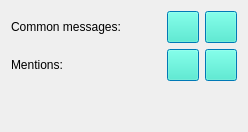
                <widget class="QWidget" name="tab_2">
                 <attribute name="title">
                  <string>Colors</string>
                 </attribute>
                 <layout class="QGridLayout" name="gridLayout_8">
                  <item row="0" column="0">
                   <layout class="QVBoxLayout" name="verticalLayout_6">
                    <item>
                     <layout class="QHBoxLayout" name="horizontalLayout_13">
                      <item>
                       <widget class="QLabel" name="label_10">
                        <property name="text">
                         <string>Common messages:</string>
                        </property>
                       </widget>
                      </item>
                      <item>
                       <spacer name="horizontalSpacer_2">
                        <property name="orientation">
                         <enum>Qt::Horizontal</enum>
                        </property>
                        <property name="sizeHint" stdset="0">
                         <size>
                          <width>40</width>
                          <height>20</height>
                         </size>
                        </property>
                       </spacer>
                      </item>
                      <item>
                       <widget class="QPushButton" name="commonMessagesOddColorPushButton">
                        <property name="sizePolicy">
                         <sizepolicy hsizetype="Fixed" vsizetype="Fixed">
                          <horstretch>0</horstretch>
                          <verstretch>0</verstretch>
                         </sizepolicy>
                        </property>
                        <property name="minimumSize">
                         <size>
                          <width>32</width>
                          <height>32</height>
                         </size>
                        </property>
                        <property name="maximumSize">
                         <size>
                          <width>32</width>
                          <height>32</height>
                         </size>
                        </property>
                        <property name="palette">
                         <palette>
                          <active>
                           <colorrole role="Button">
                            <brush brushstyle="SolidPattern">
                             <color alpha="255">
                              <red>52</red>
                              <green>232</green>
                              <blue>202</blue>
                             </color>
                            </brush>
                           </colorrole>
                           <colorrole role="Base">
                            <brush brushstyle="SolidPattern">
                             <color alpha="255">
                              <red>255</red>
                              <green>255</green>
                              <blue>255</blue>
                             </color>
                            </brush>
                           </colorrole>
                           <colorrole role="Window">
                            <brush brushstyle="SolidPattern">
                             <color alpha="255">
                              <red>0</red>
                              <green>170</green>
                              <blue>255</blue>
                             </color>
                            </brush>
                           </colorrole>
                          </active>
                          <inactive>
                           <colorrole role="Button">
                            <brush brushstyle="SolidPattern">
                             <color alpha="255">
                              <red>52</red>
                              <green>232</green>
                              <blue>202</blue>
                             </color>
                            </brush>
                           </colorrole>
                           <colorrole role="Base">
                            <brush brushstyle="SolidPattern">
                             <color alpha="255">
                              <red>255</red>
                              <green>255</green>
                              <blue>255</blue>
                             </color>
                            </brush>
                           </colorrole>
                           <colorrole role="Window">
                            <brush brushstyle="SolidPattern">
                             <color alpha="255">
                              <red>0</red>
                              <green>170</green>
                              <blue>255</blue>
                             </color>
                            </brush>
                           </colorrole>
                          </inactive>
                          <disabled>
                           <colorrole role="Button">
                            <brush brushstyle="SolidPattern">
                             <color alpha="255">
                              <red>52</red>
                              <green>232</green>
                              <blue>202</blue>
                             </color>
                            </brush>
                           </colorrole>
                           <colorrole role="Base">
                            <brush brushstyle="SolidPattern">
                             <color alpha="255">
                              <red>0</red>
                              <green>170</green>
                              <blue>255</blue>
                             </color>
                            </brush>
                           </colorrole>
                           <colorrole role="Window">
                            <brush brushstyle="SolidPattern">
                             <color alpha="255">
                              <red>0</red>
                              <green>170</green>
                              <blue>255</blue>
                             </color>
                            </brush>
                           </colorrole>
                          </disabled>
                         </palette>
                        </property>
                        <property name="text">
                         <string/>
                        </property>
                       </widget>
                      </item>
                      <item>
                       <widget class="QPushButton" name="commonMessagesEvenColorPushButton">
                        <property name="sizePolicy">
                         <sizepolicy hsizetype="Fixed" vsizetype="Fixed">
                          <horstretch>0</horstretch>
                          <verstretch>0</verstretch>
                         </sizepolicy>
                        </property>
                        <property name="minimumSize">
                         <size>
                          <width>32</width>
                          <height>32</height>
                         </size>
                        </property>
                        <property name="maximumSize">
                         <size>
                          <width>32</width>
                          <height>32</height>
                         </size>
                        </property>
                        <property name="palette">
                         <palette>
                          <active>
                           <colorrole role="Button">
                            <brush brushstyle="SolidPattern">
                             <color alpha="255">
                              <red>52</red>
                              <green>232</green>
                              <blue>202</blue>
                             </color>
                            </brush>
                           </colorrole>
                           <colorrole role="Base">
                            <brush brushstyle="SolidPattern">
                             <color alpha="255">
                              <red>255</red>
                              <green>255</green>
                              <blue>255</blue>
                             </color>
                            </brush>
                           </colorrole>
                           <colorrole role="Window">
                            <brush brushstyle="SolidPattern">
                             <color alpha="255">
                              <red>0</red>
                              <green>170</green>
                              <blue>255</blue>
                             </color>
                            </brush>
                           </colorrole>
                          </active>
                          <inactive>
                           <colorrole role="Button">
                            <brush brushstyle="SolidPattern">
                             <color alpha="255">
                              <red>52</red>
                              <green>232</green>
                              <blue>202</blue>
                             </color>
                            </brush>
                           </colorrole>
                           <colorrole role="Base">
                            <brush brushstyle="SolidPattern">
                             <color alpha="255">
                              <red>255</red>
                              <green>255</green>
                              <blue>255</blue>
                             </color>
                            </brush>
                           </colorrole>
                           <colorrole role="Window">
                            <brush brushstyle="SolidPattern">
                             <color alpha="255">
                              <red>0</red>
                              <green>170</green>
                              <blue>255</blue>
                             </color>
                            </brush>
                           </colorrole>
                          </inactive>
                          <disabled>
                           <colorrole role="Button">
                            <brush brushstyle="SolidPattern">
                             <color alpha="255">
                              <red>52</red>
                              <green>232</green>
                              <blue>202</blue>
                             </color>
                            </brush>
                           </colorrole>
                           <colorrole role="Base">
                            <brush brushstyle="SolidPattern">
                             <color alpha="255">
                              <red>0</red>
                              <green>170</green>
                              <blue>255</blue>
                             </color>
                            </brush>
                           </colorrole>
                           <colorrole role="Window">
                            <brush brushstyle="SolidPattern">
                             <color alpha="255">
                              <red>0</red>
                              <green>170</green>
                              <blue>255</blue>
                             </color>
                            </brush>
                           </colorrole>
                          </disabled>
                         </palette>
                        </property>
                        <property name="text">
                         <string/>
                        </property>
                       </widget>
                      </item>
                     </layout>
                    </item>
                    <item>
                     <layout class="QHBoxLayout" name="horizontalLayout_14">
                      <item>
                       <widget class="QLabel" name="label_11">
                        <property name="text">
                         <string>Mentions:</string>
                        </property>
                       </widget>
                      </item>
                      <item>
                       <spacer name="horizontalSpacer_3">
                        <property name="orientation">
                         <enum>Qt::Horizontal</enum>
                        </property>
                        <property name="sizeHint" stdset="0">
                         <size>
                          <width>40</width>
                          <height>20</height>
                         </size>
                        </property>
                       </spacer>
                      </item>
                      <item>
                       <widget class="QPushButton" name="mentionsOddColorPushButton">
                        <property name="sizePolicy">
                         <sizepolicy hsizetype="Fixed" vsizetype="Fixed">
                          <horstretch>0</horstretch>
                          <verstretch>0</verstretch>
                         </sizepolicy>
                        </property>
                        <property name="minimumSize">
                         <size>
                          <width>32</width>
                          <height>32</height>
                         </size>
                        </property>
                        <property name="maximumSize">
                         <size>
                          <width>32</width>
                          <height>32</height>
                         </size>
                        </property>
                        <property name="palette">
                         <palette>
                          <active>
                           <colorrole role="Button">
                            <brush brushstyle="SolidPattern">
                             <color alpha="255">
                              <red>52</red>
                              <green>232</green>
                              <blue>202</blue>
                             </color>
                            </brush>
                           </colorrole>
                           <colorrole role="Base">
                            <brush brushstyle="SolidPattern">
                             <color alpha="255">
                              <red>255</red>
                              <green>255</green>
                              <blue>255</blue>
                             </color>
                            </brush>
                           </colorrole>
                           <colorrole role="Window">
                            <brush brushstyle="SolidPattern">
                             <color alpha="255">
                              <red>0</red>
                              <green>170</green>
                              <blue>255</blue>
                             </color>
                            </brush>
                           </colorrole>
                          </active>
                          <inactive>
                           <colorrole role="Button">
                            <brush brushstyle="SolidPattern">
                             <color alpha="255">
                              <red>52</red>
                              <green>232</green>
                              <blue>202</blue>
                             </color>
                            </brush>
                           </colorrole>
                           <colorrole role="Base">
                            <brush brushstyle="SolidPattern">
                             <color alpha="255">
                              <red>255</red>
                              <green>255</green>
                              <blue>255</blue>
                             </color>
                            </brush>
                           </colorrole>
                           <colorrole role="Window">
                            <brush brushstyle="SolidPattern">
                             <color alpha="255">
                              <red>0</red>
                              <green>170</green>
                              <blue>255</blue>
                             </color>
                            </brush>
                           </colorrole>
                          </inactive>
                          <disabled>
                           <colorrole role="Button">
                            <brush brushstyle="SolidPattern">
                             <color alpha="255">
                              <red>52</red>
                              <green>232</green>
                              <blue>202</blue>
                             </color>
                            </brush>
                           </colorrole>
                           <colorrole role="Base">
                            <brush brushstyle="SolidPattern">
                             <color alpha="255">
                              <red>0</red>
                              <green>170</green>
                              <blue>255</blue>
                             </color>
                            </brush>
                           </colorrole>
                           <colorrole role="Window">
                            <brush brushstyle="SolidPattern">
                             <color alpha="255">
                              <red>0</red>
                              <green>170</green>
                              <blue>255</blue>
                             </color>
                            </brush>
                           </colorrole>
                          </disabled>
                         </palette>
                        </property>
                        <property name="text">
                         <string/>
                        </property>
                       </widget>
                      </item>
                      <item>
                       <widget class="QPushButton" name="mentionsEvenColorPushButton">
                        <property name="sizePolicy">
                         <sizepolicy hsizetype="Fixed" vsizetype="Fixed">
                          <horstretch>0</horstretch>
                          <verstretch>0</verstretch>
                         </sizepolicy>
                        </property>
                        <property name="minimumSize">
                         <size>
                          <width>32</width>
                          <height>32</height>
                         </size>
                        </property>
                        <property name="maximumSize">
                         <size>
                          <width>32</width>
                          <height>32</height>
                         </size>
                        </property>
                        <property name="palette">
                         <palette>
                          <active>
                           <colorrole role="Button">
                            <brush brushstyle="SolidPattern">
                             <color alpha="255">
                              <red>52</red>
                              <green>232</green>
                              <blue>202</blue>
                             </color>
                            </brush>
                           </colorrole>
                           <colorrole role="Base">
                            <brush brushstyle="SolidPattern">
                             <color alpha="255">
                              <red>255</red>
                              <green>255</green>
                              <blue>255</blue>
                             </color>
                            </brush>
                           </colorrole>
                           <colorrole role="Window">
                            <brush brushstyle="SolidPattern">
                             <color alpha="255">
                              <red>0</red>
                              <green>170</green>
                              <blue>255</blue>
                             </color>
                            </brush>
                           </colorrole>
                          </active>
                          <inactive>
                           <colorrole role="Button">
                            <brush brushstyle="SolidPattern">
                             <color alpha="255">
                              <red>52</red>
                              <green>232</green>
                              <blue>202</blue>
                             </color>
                            </brush>
                           </colorrole>
                           <colorrole role="Base">
                            <brush brushstyle="SolidPattern">
                             <color alpha="255">
                              <red>255</red>
                              <green>255</green>
                              <blue>255</blue>
                             </color>
                            </brush>
                           </colorrole>
                           <colorrole role="Window">
                            <brush brushstyle="SolidPattern">
                             <color alpha="255">
                              <red>0</red>
                              <green>170</green>
                              <blue>255</blue>
                             </color>
                            </brush>
                           </colorrole>
                          </inactive>
                          <disabled>
                           <colorrole role="Button">
                            <brush brushstyle="SolidPattern">
                             <color alpha="255">
                              <red>52</red>
                              <green>232</green>
                              <blue>202</blue>
                             </color>
                            </brush>
                           </colorrole>
                           <colorrole role="Base">
                            <brush brushstyle="SolidPattern">
                             <color alpha="255">
                              <red>0</red>
                              <green>170</green>
                              <blue>255</blue>
                             </color>
                            </brush>
                           </colorrole>
                           <colorrole role="Window">
                            <brush brushstyle="SolidPattern">
                             <color alpha="255">
                              <red>0</red>
                              <green>170</green>
                              <blue>255</blue>
                             </color>
                            </brush>
                           </colorrole>
                          </disabled>
                         </palette>
                        </property>
                        <property name="text">
                         <string/>
                        </property>
                       </widget>
                      </item>
                     </layout>
                    </item>
                    <item>
                     <spacer name="verticalSpacer_5">
                      <property name="orientation">
                       <enum>Qt::Vertical</enum>
                      </property>
                      <property name="sizeHint" stdset="0">
                       <size>
                        <width>20</width>
                        <height>40</height>
                       </size>
                      </property>
                     </spacer>
                    </item>
                   </layout>
                  </item>
                 </layout>
                </widget>
